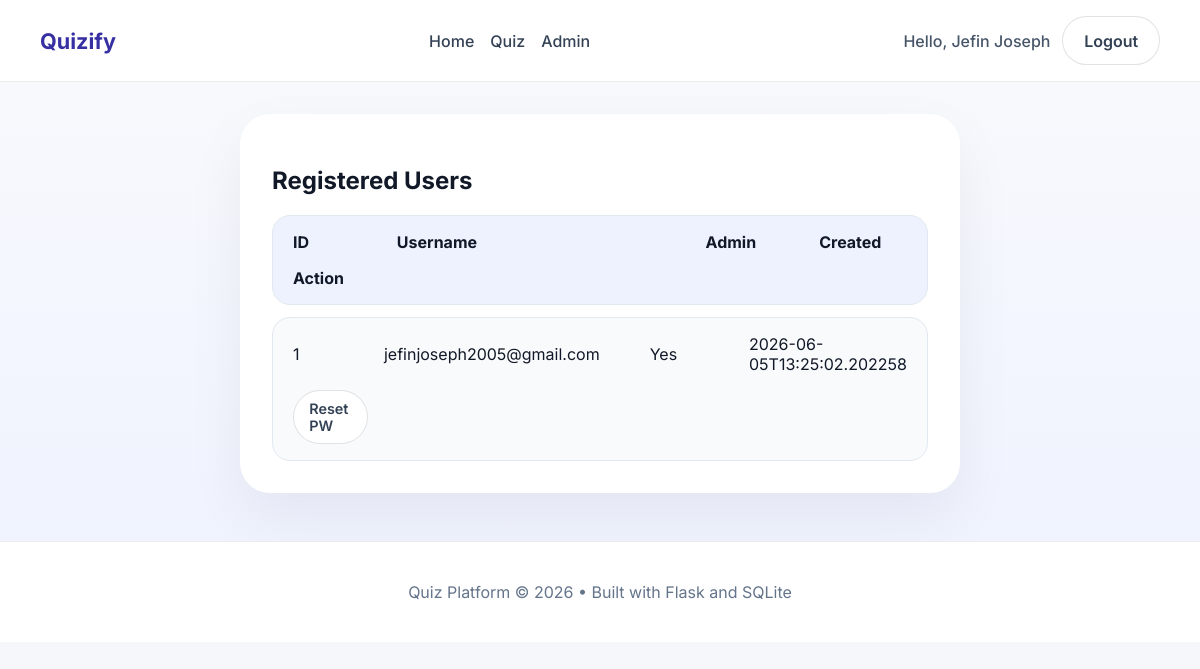
/admin/users (signed in), run on an earlier commit of the app's database.
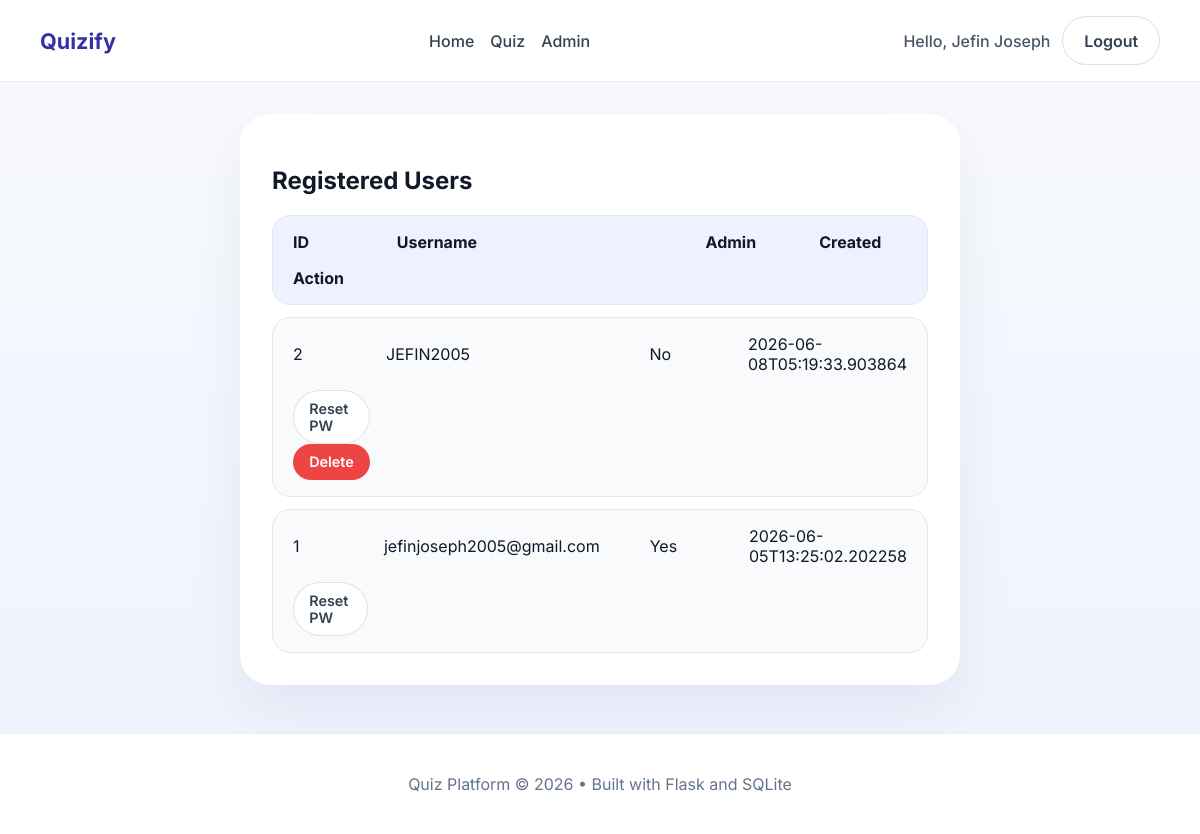
And on a later commit of the database.
### tables this page shows
CREATE TABLE users (
                id INTEGER PRIMARY KEY AUTOINCREMENT,
                username TEXT UNIQUE NOT NULL,
                full_name TEXT,
                password TEXT NOT NULL,
                is_admin INTEGER NOT NULL DEFAULT 0,
                created_at TEXT NOT NULL
            );

### app.py (the view)
@app.route("/admin/users")
def admin_users():
    user = admin_required()
    if isinstance(user, Response):
        return user
    db = get_db()
    users = db.execute("SELECT id, username, is_admin, created_at FROM users ORDER BY id DESC").fetchall()
    return render_template("admin_users.html", user=user, users=users)

### app.py (called while the page is built)
def get_db():
    if "db" not in g:
        g.db = sqlite3.connect(app.config["DATABASE"], detect_types=sqlite3.PARSE_DECLTYPES, timeout=30.0)
        g.db.row_factory = sqlite3.Row
        g.db.execute("PRAGMA busy_timeout = 30000")  # 30 seconds timeout for locked database
    return g.db

@app.before_request
def setup_database():
    if not os.path.exists(app.config["DATABASE"]):
        open(app.config["DATABASE"], "a").close()
    if not getattr(app, "_db_initialized", False):
        init_db()
        app._db_initialized = True

def get_user():
    user_id = session.get("user_id")
    if user_id is None:
        return None
    db = get_db()
    user = db.execute("SELECT id, username, full_name, is_admin FROM users WHERE id = ?", (user_id,)).fetchone()
    return dict(user) if user is not None else None

def admin_required():
    user = get_user()
    if user is None or not user.get("is_admin"):
        flash("Administrator access required.", "danger")
        return redirect(url_for("home"))
    if user.get("username", "").lower() not in ALLOWED_ADMIN_EMAILS:
        flash("Administrator access is restricted.", "danger")
        return redirect(url_for("home"))
    return user

### templates/admin_users.html
{% extends 'base.html' %}
{% block content %}
<section class="panel admin-panel">
    <h2>Registered Users</h2>
    <div class="question-table">
        <div class="table-row header-row">
            <span>ID</span>
            <span>Username</span>
            <span>Admin</span>
            <span>Created</span>
            <span>Action</span>
        </div>
        {% for u in users %}
        <div class="table-row">
            <span>{{ u.id }}</span>
            <span>{{ u.username }}</span>
            <span>{{ 'Yes' if u.is_admin else 'No' }}</span>
            <span>{{ u.created_at }}</span>
            <span>
                <a class="button button-ghost small-button" href="{{ url_for('admin_reset_password', user_id=u.id) }}">Reset PW</a>
                {% if u.id != user.id %}
                <a class="button button-danger small-button" href="{{ url_for('admin_delete_user', user_id=u.id) }}" onclick="return confirm('Delete this user?');">Delete</a>
                {% endif %}
            </span>
        </div>
        {% endfor %}
    </div>
</section>
{% endblock %}

### templates/base.html (shortened to what this page needs)
<!DOCTYPE html>
<html lang="en">
<head>
    <link rel="stylesheet" href="{{ url_for('static', filename='css/styles.css') }}" />
</head>
<body>
    <header class="site-header">
        <div class="container nav-container">
            <a class="brand" href="{{ url_for('home') }}">Quizify</a>
            <nav class="site-nav">
                <a href="{{ url_for('home') }}">Home</a>
                <a href="{{ url_for('select_level') }}">Quiz</a>
                {% if user and user.is_admin %}
                    <a href="{{ url_for('admin') }}">Admin</a>
                {% endif %}
            </nav>
            <div class="nav-actions">
                {% if user %}
                    <span class="nav-user">Hello, {{ user.full_name }}</span>
                    <a class="button button-secondary" href="{{ url_for('logout') }}">Logout</a>
                {% else %}
                    <a class="button button-ghost" href="{{ url_for('login') }}">Login</a>
                    <a class="button button-primary" href="{{ url_for('register') }}">Register</a>
                {% endif %}
            </div>
        </div>
    </header>
    <main class="page-content container">
        {% block content %}{% endblock %}
    </main>
    <footer class="site-footer">
        <div class="container footer-inner">
            <p>Quiz Platform &copy; 2026 • Built with Flask and SQLite</p>
        </div>
    </footer>
</body>
</html>

What changed in the data, as far as the page shows it:
added users: id "2", username "JEFIN2005", is_admin "No", created_at "2026-06-08T05:19:33.903864"
